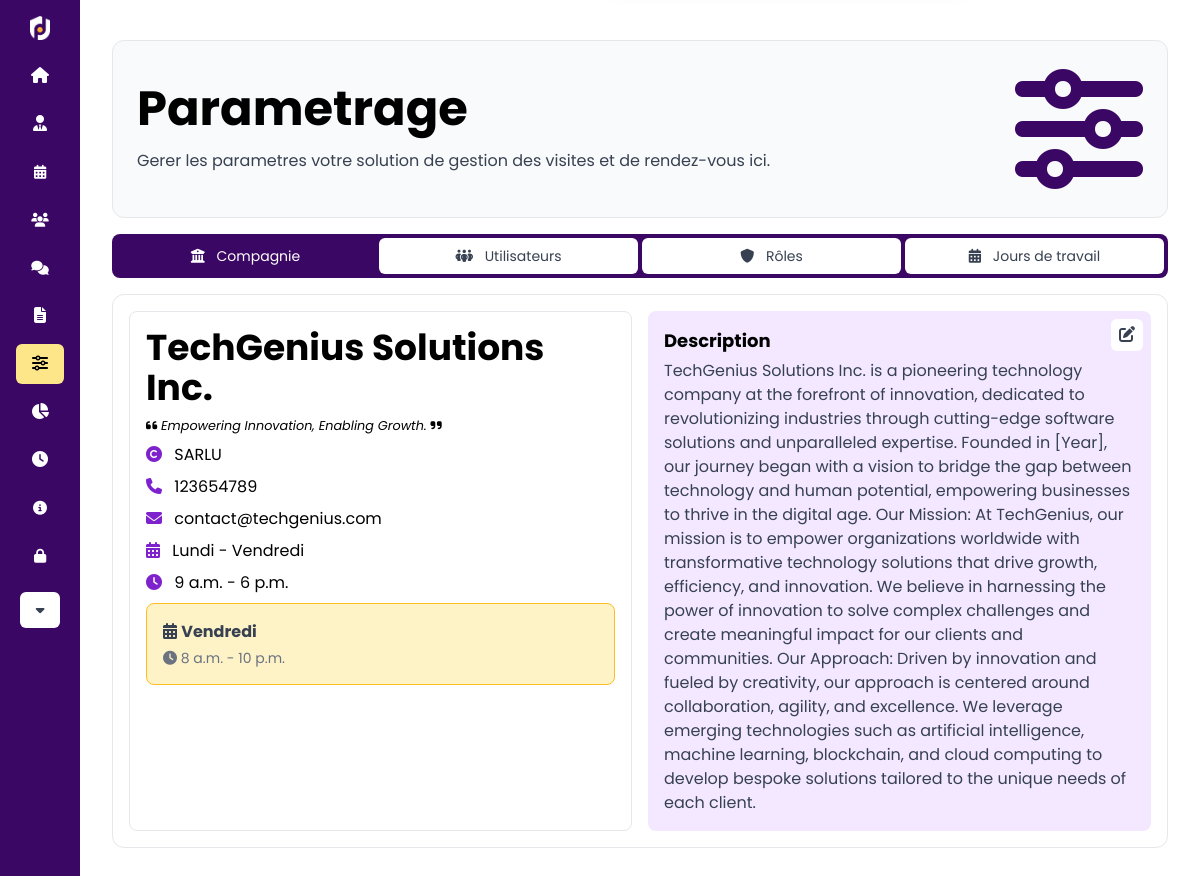
Page /parameters/ (signed in) on the committed database.
### base/models.py (models this page shows, shortened)
class Company(models.Model):
    manager = models.ForeignKey(CustomUser, on_delete=models.CASCADE)
    name = models.CharField(max_length=255)
    slogan = models.CharField(max_length=255)
    company_type = models.CharField(max_length=50, choices=company_types)
    phone = models.CharField(max_length=255, blank=True, null=True)
    email = models.EmailField(max_length=255, null=True, blank=True)
    description = models.TextField(blank=True, null=True, max_length=1000)
    employees = models.ManyToManyField(
        Profile, related_name='companies', blank=True)
    workdays = models.ManyToManyField(WorkDay, blank=True)
    is_verified = models.BooleanField(default=True)
    timestamp = models.DateTimeField(auto_now_add=True)
    opening_time = models.TimeField(blank=True, null=True)
    closing_time = models.TimeField(blank=True, null=True)

class WorkDay(models.Model):
    name = models.CharField(max_length=255)
    fr_name = models.CharField(max_length=255)
    opening_time = models.TimeField(blank=True, null=True)
    closing_time = models.TimeField(blank=True, null=True)

### base/views.py (the view)
# urls.py: path('parameters/', parameters, name='parameters'),
@ login_required(login_url='login')
def parameters(req):
    user = req.user
    if user.role.sec_level < 3:
        curr_comp = get_object_or_404(Company, id=user.profile.company.id)
    else:
        curr_comp = get_object_or_404(Company, manager=user)
    users = CustomUser.objects.all()
    user_roles = Role.objects.all()
    first_day = curr_comp.workdays.first()
    last_day = curr_comp.workdays.last()
    workdays = WorkDay.objects.filter(company=curr_comp)
    exceptional_days = WorkDay.objects.filter(company=curr_comp).exclude(opening_time=None, closing_time=None)
    form = RoleForm()
    if req.method == 'POST':
        form = RoleForm(req.POST)
        if form.is_valid():
            form.save()
            return redirect('parameters')
    context = {
        "params_page": "active",
        'title': 'Parameters',
        'users': users,
        'user_roles': user_roles,
        'curr_comp': curr_comp,
        'first_day': first_day,
        'last_day': last_day,
        'workdays': workdays,
        'exceptional_days': exceptional_days,
        'form': form,
    }
    return render(req, 'base/parameters.html', context)

### base/utils.py (called while the page is built)
def h_encode(id):
    return hashids.encode(id)

    def to_url(self, value):
        return h_encode(value)

### base/templates/base/parameters.html (shortened to what this page needs)
{% extends 'main.html' %} {% load static %} {% block content %}
<div
  class="p-6 bg-gray-50 border rounded-xl flex flex-col md:flex-row gap-8 justify-between items-center"
>
  <article class="w-full">
    <h1 class="text-black text-3xl lg:text-5xl xl:text-7xl font-bold">Parametrage</h1>
    <p class="mt-4">
      Gerer les parametres votre solution de gestion des visites et de rendez-vous ici.
    </p>
  </article>
  <i class="fa-solid fa-sliders text-purple-950 text-9xl"></i>
</div>
<div
  class="my-4 tabbar w-full p-1 bg-purple-950 rounded-lg flex justify-between gap-1 h-fit w-full text-sm"
>
  <button
    class="tabBtn px-4 py-2 bg-white hover:bg-purple-950 hover:text-white rounded-md w-full"
    onclick="openTab(event, 'company')"
    id="defaultTab"
  >
    <i class="fa-solid fa-building-columns"></i>
    <span class="hidden lg:inline lg:ml-2">Compagnie</span>
  </button>
  <button
    class="tabBtn px-4 py-2 bg-white hover:bg-purple-950 hover:text-white rounded-md w-full"
    onclick="openTab(event, 'users')"
  >
    <i class="fa-solid fa-people-group"></i>
    <span class="hidden lg:inline lg:ml-2">Utilisateurs</span>
  </button>
  <button
    class="tabBtn px-4 py-2 bg-white hover:bg-purple-950 hover:text-white rounded-md w-full"
    onclick="openTab(event, 'roles')"
  >
    <i class="fa-solid fa-shield"></i>
    <span class="hidden lg:inline lg:ml-2">Rôles</span>
  </button>
  <button
    class="tabBtn px-4 py-2 bg-white hover:bg-purple-950 hover:text-white rounded-md w-full"
    onclick="openTab(event, 'workdays')"
  >
    <i class="fa-solid fa-calendar-days"></i>
    <span class="hidden lg:inline lg:ml-2">Jours de travail</span>
  </button>
</div>
<section id="company" class="tabcontent relative my-4 border border p-4 rounded-xl"
>
  {% if user.role.sec_level >= 4 %}
  <button
    onclick="hide_dialogs()"
    hx-target="#basic_dialog"
    hx-get="{% url 'edit_company' curr_comp.id %}"
    class="absolute top-6 right-6 px-2 py-1 bg-white hover:bg-purple-400 rounded-md hover:text-black"
  >
    <i class="fa-solid fa-pen-to-square"></i>
  </button>
  {% endif %}
  <div class="grid lg:grid-cols-2 gap-4">
    <div class="flex flex-col gap-2 p-4 border rounded-lg">
      <h3 class="4 text-black text-4xl font-bold">{{curr_comp.name}}</h3>
      <small class="text-black italic">
        <i class="fa-solid fa-quote-left"></i>
        {{curr_comp.slogan}}
        <i class="fa-solid fa-quote-right"></i>
      </small>
      <p class="text-black">
        <i class="fa-solid fa-copyright text-purple-700 mr-2"></i>
        {{curr_comp.company_type}}
      </p>
      <p class="text-black">
        <i class="fa-solid fa-phone text-purple-700 mr-2"></i>
        {{curr_comp.phone}}
      </p>
      <p class="text-black">
        <i class="fa-solid fa-envelope text-purple-700 mr-2"></i>
        {{curr_comp.email}}
      </p>
      <p class="text-black">
        <i class="fa-solid fa-calendar-days text-purple-700 mr-2"></i>
        {{first_day.fr_name}} - {{last_day.fr_name}}
      </p>
      <p class="text-black">
        <i class="fa-solid fa-clock text-purple-700 mr-2"></i>
        {{curr_comp.opening_time}} - {{curr_comp.closing_time}}
      </p>
      {% for obj in exceptional_days %}
        <div
          class="grid gap-1 p-4 bg-amber-100 border border-amber-400 rounded-lg"
        >
          <p>
            <i class="fa-solid fa-calendar-days group-hover:text-purple-700 transition duration-200 ease-in"></i>
            <span class="font-bold group-hover:text-purple-700 transition duration-200 ease-in">{{obj.fr_name}}</span>
          </p>
          <p class="text-gray-500 text-sm">
            <i class="fa-solid fa-clock"></i>
            <span>{{obj.opening_time}} - {{obj.closing_time}}</span>
          </p>
        </div>
      {% endfor %}
    </div>
    <article class="flex flex-col gap-1 p-4 bg-purple-100 rounded-lg">
      <span class="text-lg text-black font-bold">Description</span>
      <p class="shortened">{{curr_comp.description|truncatechars:1001}}</p>
    </article>
  </div>
</section>
{% endblock %}

### static/styles.css (style rules this page uses)
.active { background: #fde68a; color: black; }
.tabbar button.active { background-color: #3b0764; color: white; }
.tabcontent, .minitabcontent { height: inherit; animation: fadeEffect 1s; }

### templates/main.html (style rules this page uses)
body { font-family: "Poppins", sans-serif; }

### rows in the picture
Company: name "TechGenius Solutions Inc.", slogan "Empowering Innovation, Enabling Growth.", company_type "SARLU", phone "123654789", email "contact@techgenius.com", opening_time "9 a.m.", closing_time "6 p.m.", description "TechGenius Solutions Inc. is a pioneering technology company at the forefront of innovation, dedicated to revolutionizing industries through cutting-edge software solutions and unparalleled expertise. Founded in [Year], our journey began with a vision to bridge the gap between technology and human potential, empowering businesses to thrive in the digital age. Our Mission: At TechGenius, our mission is to empower organizations worldwide with transformative technology solutions that drive growth, efficiency, and innovation. We believe in harnessing the power of innovation to solve complex challenges and create meaningful impact for our clients and communities. Our Approach: Driven by…"
WorkDay: fr_name "Lundi"
WorkDay: fr_name "Vendredi", opening_time "8 a.m.", closing_time "10 p.m."
